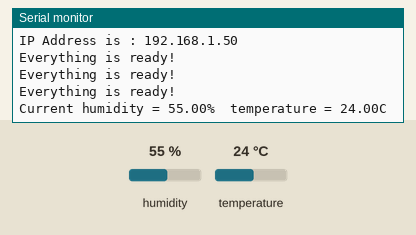
This sketch was run on a simulated ESP8266 (NodeMCU). Shown: the last lines printed to the serial monitor. The test bench sets the inputs (shaded band); at power-on: humidity 55 %, temperature 24 °C. WiFi joins after 1.5 s; servers stay silent unless stated.

Above: at 2.7 s.
2.8 s: humidity set to 22 %
At 5.55 s:
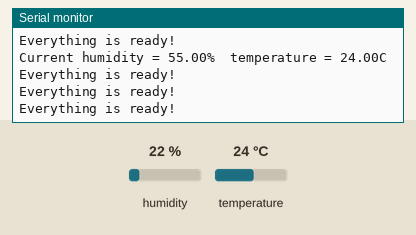
7.1 s: temperature set to 12 °C
At 10.2 s:
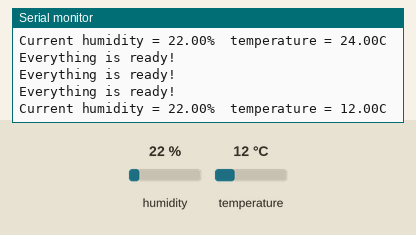
11.4 s: humidity set to 40 %
At 13.5 s:
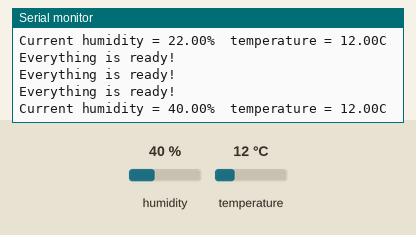
Timing chart, 0 to 15.0 s (numbered marks = the images above; inputs shaded):
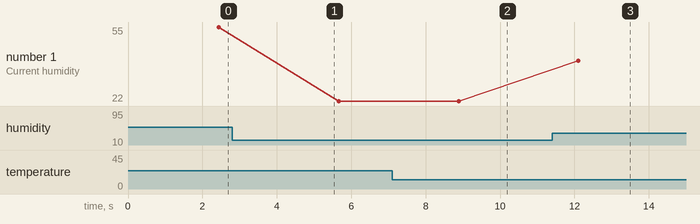

The sketch:

nodemcu_2nd_setup.ino
```cpp
#include <ESP8266WiFi.h>
#include<FirebaseArduino.h>
#include <DHT.h>

#define DHTTYPE DHT11

#define FIREBASE_HOST "kishanknow-8a73c-default-rtdb.asia-southeast1.firebasedatabase.app"
#define FIREBASE_AUTH "YtSNftqq6r6Zuexvn8SAhkQmXYyX8TU805Fmh5Si"

#define WIFI_SSID "Jio_2"
#define WIFI_PASSWORD "Test12345"


#define dht_dpin D8
DHT dht(dht_dpin, DHTTYPE);

void setup() {

  dht.begin();
  Serial.begin(9600);

  Serial.println("Humidity and temperature \n\n");

  WiFi.begin(WIFI_SSID, WIFI_PASSWORD);                                     //try to connect with wifi
  Serial.print("Connecting to ");
  Serial.print(WIFI_SSID);
  while (WiFi.status() != WL_CONNECTED) {
    Serial.print(".");
    delay(500);
  }
  Serial.println();
  Serial.print("Connected to ");
  Serial.println(WIFI_SSID);
  Serial.print("IP Address is : ");
  Serial.println(WiFi.localIP());                                            //print local IP address
  Firebase.begin(FIREBASE_HOST, FIREBASE_AUTH);                              // connect to firebase
                                                             //Start reading dht sensor
}

void loop() {


  // Firebase Error Handling ************************************************
 if (Firebase.failed())
  { delay(500);
    Firebase.begin(FIREBASE_HOST, FIREBASE_AUTH);
    Serial.println(Firebase.error());
  Serial.println("Ignoring firebase\n\n\n\n\n");
  delay(500);
  }

  else {
    Serial.println("Everything is ready!");
    delay(300); Serial.println("Everything is ready!");
    delay(300); Serial.println("Everything is ready!");
    delay(300);
  }


  float h = dht.readHumidity();                                              // Reading humidity
  float t = dht.readTemperature();                                           // Reading temperature

  if (isnan(h) || isnan(t)) {                                                // Check if any reads failed and exit early (to try again).
    Serial.println("Failed to read from DHT sensor!");
    return;
  }

Serial.print("Current humidity = ");
    Serial.print(h);
    Serial.print("%  ");
    Serial.print("temperature = ");
    Serial.print(t);
    Serial.println("C  ");
  delay(2000 );

  Firebase.setFloat("/farm_temperature",t);
  Firebase.setFloat("/humidity",h);

}
```

Measured:
- after the input at 7.1 s, the serial monitor: prints a new line after 1.8 s (image 2)
- after the input at 11.4 s, the serial monitor: prints a new line after 0.71 s (image 3)
- plotted number 1: 55 → 22 after the input at 2.8 s, 22 → 40 after the input at 11.4 s
